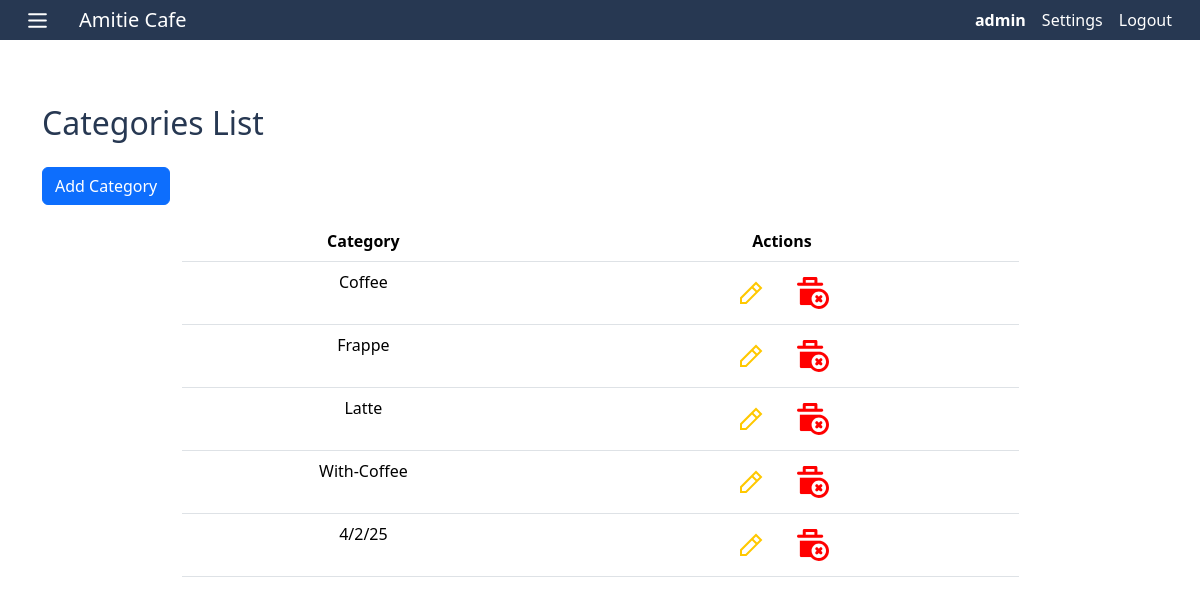
Page /admin/manage-categories.php (signed in) on the committed database.
### tables this page shows
CREATE TABLE `tblcategory` (
  `category_id` int(11) NOT NULL,
  `category_name` varchar(255) NOT NULL
);

### admin/manage-categories.php (the view, shortened to what this page needs)
<?php
include __DIR__ . "/../includes/header.php";
try {
    $stmt = $pdo->query("SELECT * FROM tblcategory");
    $categories = $stmt->fetchAll(PDO::FETCH_ASSOC);
} catch (PDOException $err) {
    die("Query failed: " . $err->getMessage());
}
?>
<main class="col-md-12 d-flex flex-column flex-grow-1 overflow-auto pt-3 px-3">
    <div class="container mt-5">
        <h2 class="mb-4 text-custom">Categories List</h2>
        <button class="btn btn-primary mb-3" data-bs-toggle="modal" data-bs-target="#addCategoryModal">Add Category</button>
        <div class="d-flex justify-content-center">
            <div class="table-responsive w-75">
                <table id="categoriesTable" class="table">
                    <thead>
                        <tr>
                            <th class="text-center">Category</th>
                            <th class="text-center">Actions</th>
                        </tr>
                    </thead>
                    <tbody>
                        <?php foreach ($categories as $category) : ?>
                            <tr>
                                <td class="text-center"><?= htmlspecialchars($category['category_name']) ?></td>
                                <td class="text-center">
                                    <div class="">
                                        <button type="button" class="btn edit-btn" data-bs-toggle="modal" data-bs-target="#editCategoryModal"
                                            data-bs-category-id="<?= $category['category_id'] ?>"
                                            data-bs-category-name="<?= htmlspecialchars($category['category_name']) ?>">
                                            <img src="../assets/image/edit.svg" alt="Edit" class="" style="max-width: 2em;">
                                        </button>
                                        <button type="button" class="btn delete-btn" data-bs-toggle="modal" data-bs-target="#deleteCategoryModal"
                                            data-bs-category-id="<?= $category['category_id'] ?>"
                                            data-bs-category-name="<?= htmlspecialchars($category['category_name']) ?>">
                                            <img src="../assets/image/delete.svg" alt="Delete" class="img-responsive" style="max-width: 2em;">
                                        </button>
                                    </div>
                                </td>
                            </tr>
                        <?php endforeach; ?>
                    </tbody>
                </table>
            </div>
        </div>
    </div>
</main>
<?php include __DIR__ . "/../includes/footer.php"; ?>

### assets/css/custom.css (style rules this page uses)
.text-custom { color: #273852; }

### rows in the picture
tblcategory: category_name "Coffee"
tblcategory: category_name "Frappe"
tblcategory: category_name "Latte"
tblcategory: category_name "With-Coffee"
tblcategory: category_name "4/2/25"

### other values in the picture
$_SESSION['user_name'] "admin"
